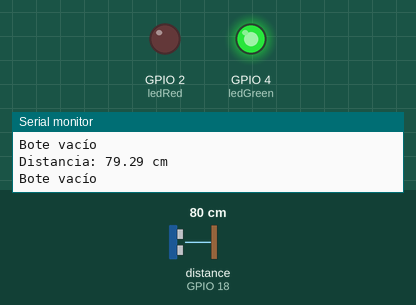
Simulated run of this sketch. Board: ESP32. On the bench: output pins drawn as LEDs (lit = HIGH), the last lines printed to the serial monitor. Wiring (inferred from the names in the program): ultrasonic range finder: trigger GPIO 5; echo GPIO 18. The test bench sets the inputs (shaded band); at power-on: distance to the obstacle (sensor on GPIO 18) 80 cm. The echo pulse lasts 58.3 µs per cm; WiFi joins after 1.5 s; servers stay silent unless stated; pins used as bus, display or sensor lines are not drawn.

Above: at 2.7 s.
2.8 s: distance to the obstacle (sensor on GPIO 18) set to 5 cm
5.9 s: distance to the obstacle (sensor on GPIO 18) set to 2 cm
At 6.5 s:
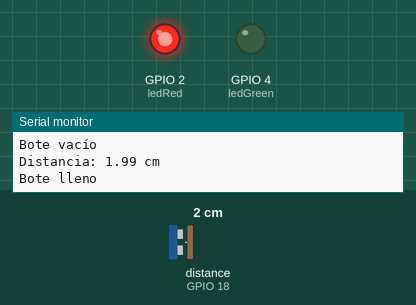
7.6 s: distance to the obstacle (sensor on GPIO 18) set to 4 cm
At 8.9 s:
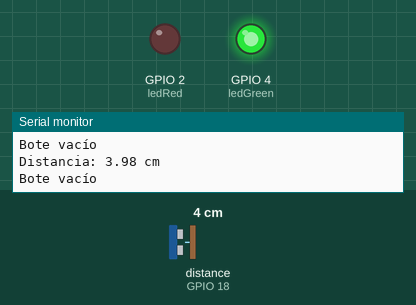
Timing chart, 0 to 10.6 s (numbered marks = the images above; inputs shaded):
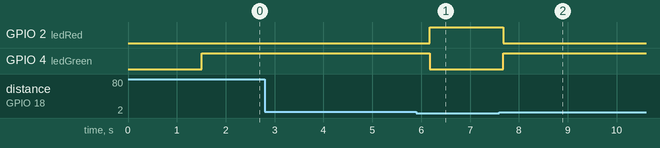

Measured:
- the behaviour switches between 4 and 3 cm on distance to the obstacle (sensor on GPIO 18) (found by bisection; images 0 and 1)
- after the input at 5.9 s, GPIO 2 (ledRed): LOW → HIGH after 0.28 s; GPIO 4 (ledGreen): HIGH → LOW after 0.28 s
- after the input at 7.6 s, GPIO 2 (ledRed): HIGH → LOW after 0.08 s; GPIO 4 (ledGreen): LOW → HIGH after 0.08 s

The sketch:

lectura-esp32.ino
```cpp
#include <WiFi.h>
#include <Firebase_ESP_Client.h>

// Configuración WiFi
#define WIFI_SSID "Galaxy A5267D1"
#define WIFI_PASSWORD "zomber123" // Agregar contraseña si aplica

// Configuración Firebase
#define API_KEY "AIzaSyAZo0NNuYeVhJMSDgRLRdVS8qMpUOULp_s"
#define DATABASE_URL "https://sensoresbd-90a43-default-rtdb.firebaseio.com/"

// Instancias Firebase
FirebaseData fbdo;
FirebaseAuth auth;
FirebaseConfig config;

// Variables de tiempo para envío de datos
unsigned long sendDataPrevMillis = 0;
const long timerDelay = 5000; // 5 segundos

// Variable de autenticación
bool signupOK = false;

// Pines
const int trigPin = 5;
const int echoPin = 18;
const int ledRed = 2;
const int ledGreen = 4;


void setup() {
    Serial.begin(115200);

    // Configurar pines
    pinMode(trigPin, OUTPUT);
    pinMode(echoPin, INPUT);
    pinMode(ledRed, OUTPUT);
    pinMode(ledGreen, OUTPUT);

    // Conectar a WiFi
    WiFi.begin(WIFI_SSID, WIFI_PASSWORD);
    Serial.print("Conectando a WiFi...");
    while (WiFi.status() != WL_CONNECTED) {
        delay(500);
        Serial.print(".");
    }
    Serial.println("\nConectado a WiFi");
    Serial.print("IP local: ");
    Serial.println(WiFi.localIP());

    // Configurar Firebase
    config.api_key = API_KEY;
    config.database_url = DATABASE_URL;


    // Opcional: Autenticación anónima en Firebase
    if (Firebase.signUp(&config, &auth, "", "")) {
        Serial.println("Autenticación anónima exitosa");
        signupOK = true;
    } else {
        Serial.print("Error en autenticación: ");
        Serial.println(config.signer.signupError.message.c_str());  // Solución aquí
    }

    Firebase.begin(&config, &auth);
    Firebase.reconnectWiFi(true);
}

void loop() {
    // Medir distancia con el sensor HC-SR04
    digitalWrite(trigPin, LOW);
    delayMicroseconds(2);
    digitalWrite(trigPin, HIGH);
    delayMicroseconds(10);
    digitalWrite(trigPin, LOW);

    long duration = pulseIn(echoPin, HIGH);
    float distance = duration * 0.034 / 2;

    Serial.print("Distancia: ");
    Serial.print(distance);
    Serial.println(" cm");

    // Control de LEDs según distancia
    if (distance <= 3) {
        digitalWrite(ledRed, HIGH);
        digitalWrite(ledGreen, LOW);
        Serial.println("Bote lleno");
    } else {
        digitalWrite(ledRed, LOW);
        digitalWrite(ledGreen, HIGH);
        Serial.println("Bote vacío");
    }

    // Enviar datos a Firebase cada 5 segundos
    if (Firebase.ready() && signupOK && (millis() - sendDataPrevMillis > timerDelay)) {
        sendDataPrevMillis = millis();
        //if (Firebase.RTDB.setFloat(&fbdo, "/contenedor1/distancia", distance)) {
          if (Firebase.RTDB.setFloat(&fbdo, "/contenedor2/distancia", distance)) {

            Serial.println("Datos enviados a Firebase correctamente");
        } else {
            Serial.print("Error al enviar: ");
            Serial.println(fbdo.errorReason().c_str());  // Solución aquí
        }
    }

    delay(500);
}
```
